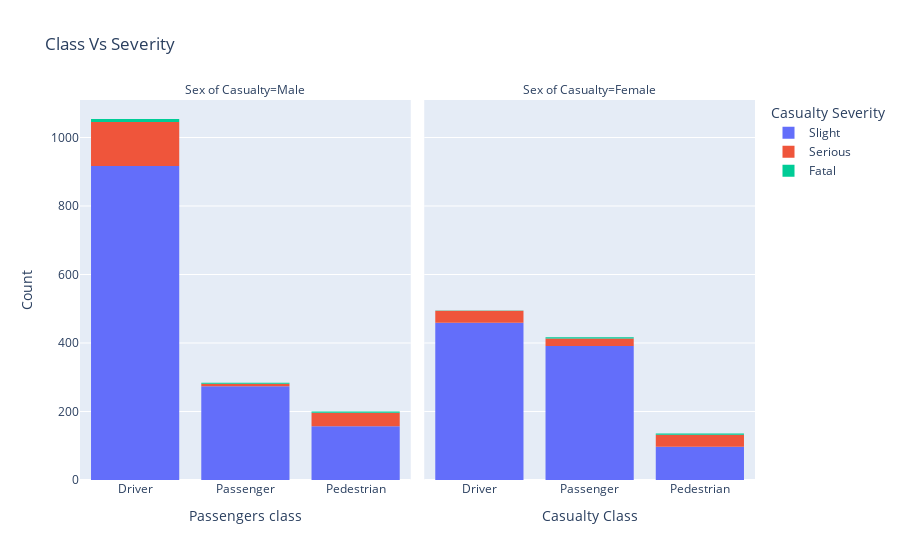

Source (notebook cell):
### Code cell
fig = px.histogram(df, x='Casualty Class', nbins=20,
                   color='Casualty Severity', title='Class Vs Severity',
                   facet_col='Sex of Casualty')
fig.update_layout(
    xaxis_title='Passengers class',
    yaxis_title='Count',
    bargap=0.2
)
fig.show()

### Figure 1 — Plotly figure (JSON) as saved in the notebook; plotly's stock layout.template omitted (floating-point values rounded to 4 significant figures; data arrays with more than 128 entries replaced by an {"elided": "..."} marker saying what was removed)
{"data": [{"bingroup": "x", "hovertemplate": "Casualty Severity=Slight<br>Sex of Casualty=Male<br>Casualty Class=%{x}<br>count=%{y}<extra></extra>", "legendgroup": "Slight", "marker": {"color": "#636efa", "pattern": {"shape": ""}}, "name": "Slight", "nbinsx": 20, "orientation": "v", "showlegend": true, "type": "histogram", "x": {"elided": "1348 str values"}, "xaxis": "x", "yaxis": "y"}, {"bingroup": "x", "hovertemplate": "Casualty Severity=Slight<br>Sex of Casualty=Female<br>Casualty Class=%{x}<br>count=%{y}<extra></extra>", "legendgroup": "Slight", "marker": {"color": "#636efa", "pattern": {"shape": ""}}, "name": "Slight", "nbinsx": 20, "orientation": "v", "showlegend": false, "type": "histogram", "x": {"elided": "947 str values"}, "xaxis": "x2", "yaxis": "y2"}, {"bingroup": "x", "hovertemplate": "Casualty Severity=Serious<br>Sex of Casualty=Male<br>Casualty Class=%{x}<br>count=%{y}<extra></extra>", "legendgroup": "Serious", "marker": {"color": "#EF553B", "pattern": {"shape": ""}}, "name": "Serious", "nbinsx": 20, "orientation": "v", "showlegend": true, "type": "histogram", "x": {"elided": "174 str values"}, "xaxis": "x", "yaxis": "y"}, {"bingroup": "x", "hovertemplate": "Casualty Severity=Serious<br>Sex of Casualty=Female<br>Casualty Class=%{x}<br>count=%{y}<extra></extra>", "legendgroup": "Serious", "marker": {"color": "#EF553B", "pattern": {"shape": ""}}, "name": "Serious", "nbinsx": 20, "orientation": "v", "showlegend": false, "type": "histogram", "x": ["Pedestrian", "Pedestrian", "Pedestrian", "Driver", "Pedestrian", "Driver", "Pedestrian", "Pedestrian", "Pedestrian", "Passenger", "Driver", "Passenger", "Driver", "Pedestrian", "Pedestrian", "Passenger", "Pedestrian", "Driver", "Passenger", "Driver", "Pedestrian", "Driver", "Driver", "Driver", "Driver", "Pedestrian", "Driver", "Passenger", "Pedestrian", "Pedestrian", "Driver", "Passenger", "Driver", "Passenger", "Passenger", "Passenger", "Passenger", "Passenger", "Driver", "Passenger", "Driver", "Pedestrian", "Pedestrian", "Pedestrian", "Pedestrian", "Pedestrian", "Driver", "Driver", "Driver", "Pedestrian", "Passenger", "Driver", "Pedestrian", "Driver", "Passenger", "Passenger", "Driver", "Passenger", "Passenger", "Passenger", "Passenger", "Driver", "Driver", "Driver", "Pedestrian", "Driver", "Passenger", "Driver", "Passenger", "Driver", "Pedestrian", "Passenger", "Driver", "Driver", "Pedestrian", "Pedestrian", "Pedestrian", "Pedestrian", "Pedestrian", "Driver", "Pedestrian", "Driver", "Pedestrian", "Pedestrian", "Pedestrian", "Driver", "Driver", "Pedestrian", "Pedestrian", "Driver", "Pedestrian", "Driver"], "xaxis": "x2", "yaxis": "y2"}, {"bingroup": "x", "hovertemplate": "Casualty Severity=Fatal<br>Sex of Casualty=Male<br>Casualty Class=%{x}<br>count=%{y}<extra></extra>", "legendgroup": "Fatal", "marker": {"color": "#00cc96", "pattern": {"shape": ""}}, "name": "Fatal", "nbinsx": 20, "orientation": "v", "showlegend": true, "type": "histogram", "x": ["Passenger", "Driver", "Pedestrian", "Driver", "Driver", "Passenger", "Passenger", "Driver", "Driver", "Driver", "Driver", "Driver", "Driver", "Pedestrian", "Pedestrian", "Pedestrian"], "xaxis": "x", "yaxis": "y"}, {"bingroup": "x", "hovertemplate": "Casualty Severity=Fatal<br>Sex of Casualty=Female<br>Casualty Class=%{x}<br>count=%{y}<extra></extra>", "legendgroup": "Fatal", "marker": {"color": "#00cc96", "pattern": {"shape": ""}}, "name": "Fatal", "nbinsx": 20, "orientation": "v", "showlegend": false, "type": "histogram", "x": ["Passenger", "Passenger", "Pedestrian", "Pedestrian", "Driver", "Passenger", "Passenger", "Pedestrian", "Pedestrian"], "xaxis": "x2", "yaxis": "y2"}], "layout": {"annotations": [{"font": {}, "showarrow": false, "text": "Sex of Casualty=Male", "x": 0.245, "xanchor": "center", "xref": "paper", "y": 1, "yanchor": "bottom", "yref": "paper"}, {"font": {}, "showarrow": false, "text": "Sex of Casualty=Female", "x": 0.755, "xanchor": "center", "xref": "paper", "y": 1, "yanchor": "bottom", "yref": "paper"}], "bargap": 0.2, "barmode": "relative", "legend": {"title": {"text": "Casualty Severity"}, "tracegroupgap": 0}, "title": {"text": "Class Vs Severity"}, "xaxis": {"anchor": "y", "domain": [0, 0.49], "title": {"text": "Passengers class"}}, "xaxis2": {"anchor": "y2", "domain": [0.51, 1], "matches": "x", "title": {"text": "Casualty Class"}}, "yaxis": {"anchor": "x", "domain": [0, 1], "title": {"text": "Count"}}, "yaxis2": {"anchor": "x2", "domain": [0, 1], "matches": "y", "showticklabels": false}}}
